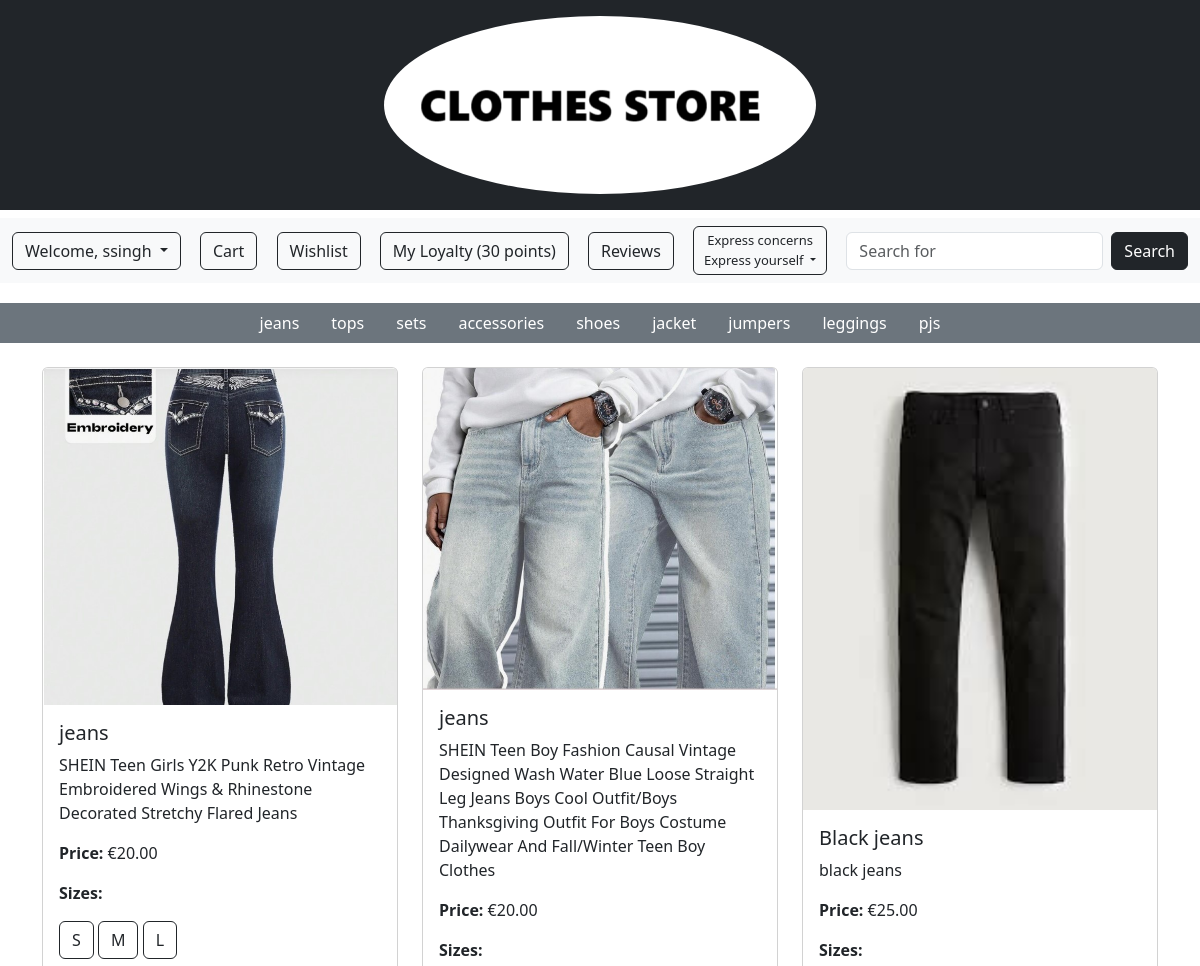
The app's page /store/kids/ (signed in, upper part), older data.
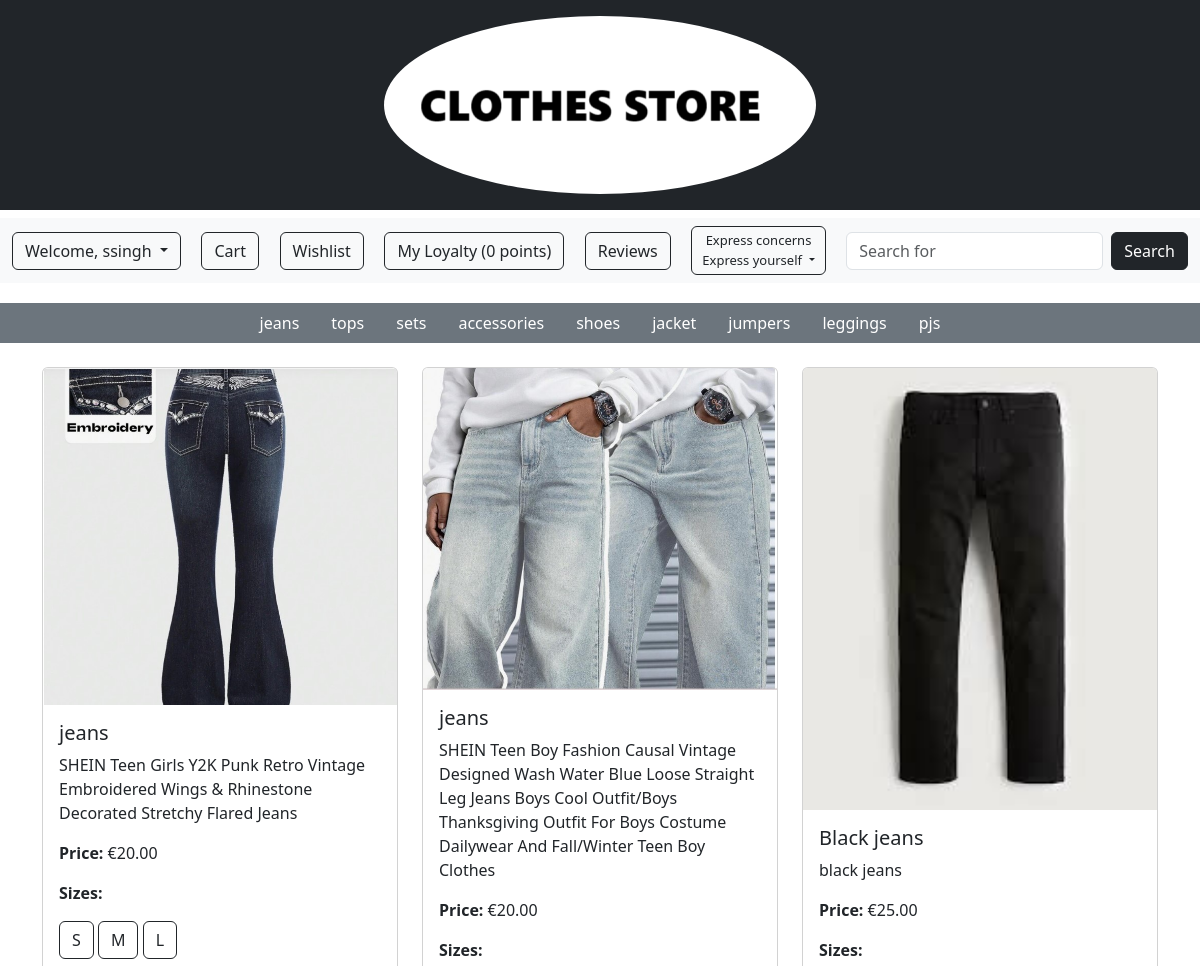
The same page, newer data.
### loyalty/models.py (models this page shows, shortened)
class Loyalty(models.Model):
    user = models.OneToOneField(
        settings.AUTH_USER_MODEL,
        on_delete=models.CASCADE,
        related_name='loyalty_account'
    )
    points = models.IntegerField(default=0)

### store/views.py (the view)
# urls.py: path('store/kids/', kids_view, name='kids'),
def kids_view(request):
    kid_category = get_object_or_404(Category, name__iexact="Kids")
    subcategories = Category.objects.filter(parent=kid_category)
    subcategory_name = request.GET.get('subcategory')
    if subcategory_name:
        subcategory = get_object_or_404(Category, name__iexact=subcategory_name, parent=kid_category)
        products = Product.objects.filter(category=subcategory)
    else:
        products = Product.objects.filter(category__in=[kid_category] + list(subcategories))
    return render(request, 'kids.html', {
        'products': products,
        'subcategories': subcategories,
    })

### cart/context_processors.py (called while the page is built)
def counter(request):
    item_count = 0
    if 'admin' in request.path:
        return {}
    else:
        try:
            cart = Cart.objects.filter(cart_id=_cart_id(request))
            cart_items = CartItem.objects.all().filter(cart=cart[:1])
            for cart_item in cart_items:
                item_count += cart_item.quantity
        except Cart.DoesNotExist:
            item_count = 0
    return {'item_count':item_count}

### cart/views.py (called while the page is built)
def _cart_id(request):
    cart = request.session.session_key
    if not cart:
        cart = request.session.create()
    return cart

### loyalty/context_processors.py (called while the page is built)
def loyalty_points(request):
    if request.user.is_authenticated:
        try:
            loyalty = Loyalty.objects.get(user=request.user)
        except Loyalty.DoesNotExist:
            loyalty = None
    else:
        loyalty = None
    return {'loyalty': loyalty}

### pages/templates/kids.html (shortened to what this page needs)
{% load static %}
<!DOCTYPE html>
<html lang="en">
<head>
    <link rel="stylesheet" href="{% static 'css/style.css' %}">
    <link href="https://cdn.jsdelivr.net/npm/bootstrap@5.3.3/dist/css/bootstrap.min.css" rel="stylesheet">
</head>
<body>
    <header class="bg-dark text-white py-3">
        <div class="container text-center">
            {% include 'header.html' %}
        </div>
    </header>
    {% include 'nav.html' %}
    <nav class="category-nav bg-secondary text-center mt-2">
        <ul class="nav justify-content-center">
            {% for subcategory in subcategories %}
                <li class="nav-item">
                    <a class="nav-link text-white {% if subcategory.name == selected_subcategory %}active{% endif %}"
                       href="?subcategory={{ subcategory.name }}">
                        {{ subcategory.name }}
                    </a>
                </li>
            {% endfor %}
        </ul>
    </nav>
    <div class="container mt-4">
        <div class="row">
            {% for product in products %}
                <div class="col-md-4 mb-4">
                    <div class="card h-100">
                        {% if product.image %}
                            <img src="{{ product.image.url }}" class="card-img-top" alt="{{ product.name }}">
                        {% else %}
                            <img src="{% static 'images/default.jpg' %}" class="card-img-top" alt="Default Image">
                        {% endif %}
                        <div class="card-body d-flex flex-column">
                            <h5 class="card-title">{{ product.name }}</h5>
                            <p class="card-text">{{ product.description }}</p>
                            <p><strong>Price:</strong> €{{ product.price }}</p>
                            <div class="size-buttons mb-3">
                                <p><strong>Sizes:</strong></p>
                                {% for size in product.sizes.all %}
                                    <button class="btn btn-outline-dark size-btn mb-1" data-product-id="{{ product.id }}" data-size-id="{{ size.id }}">
                                        {{ size.name }}
                                    </button>
                                {% endfor %}
                            </div>
                        </div>
                    </div>
                </div>
            {% empty %}
                <p class="text-center">No products available in this category.</p>
            {% endfor %}
        </div>
    </div>
</body>
</html>

### pages/templates/nav.html (shortened to what this page needs)
<!DOCTYPE html>
<html lang="en">
<head>
    <link href="https://cdn.jsdelivr.net/npm/bootstrap@5.3.0/dist/css/bootstrap.min.css" rel="stylesheet">
</head>
<body>
    <nav class="navbar navbar-expand-lg navbar-light bg-light mt-2" style="margin-bottom: 20px;">
        <div class="container-fluid d-flex justify-content-between">
            {% if user.is_authenticated %}
                <div class="dropdown">
                    <a class="btn btn-outline-dark dropdown-toggle" href="#" role="button" id="userDropdown" data-bs-toggle="dropdown" aria-expanded="false">
                        Welcome, {{ user.username }}
                    </a>
                </div>
            {% else %}
                <a class="btn btn-outline-dark" href="{% url 'cos_accounts:signin' %}" role="button">Sign In</a>
            {% endif %}
            {% if request.user.is_superuser %}
                <a href="{% url 'store:stock_management' %}" class="btn btn-outline-dark">
                    Admin Panel
                </a>
            {% elif user.is_authenticated %}
                <a href="{% url 'cart:cart_detail' %}" class="btn btn-outline-dark">
                     Cart
                </a>
                <a href="{% url 'wishlist:wishlist_view' %}">
                    <button class="btn btn-outline-dark" type="button">Wishlist</button>
                </a>
                {% if loyalty %}
                    <a href="{% url 'loyalty:view_loyalty' %}">
                        <button class="btn btn-outline-dark" type="button">
                            My Loyalty ({{ loyalty.points }} points)
                        </button>
                    </a>
                {% else %}
                    <a href="{% url 'loyalty:view_loyalty' %}">
                        <button class="btn btn-outline-dark" type="button">
                            My Loyalty (0 points)
                        </button>
                    </a>
                {% endif %}
                <a class="btn btn-outline-dark" href="{% url 'reviews' %}">Reviews</a>
                <div class="dropdown">
                    <a class="btn btn-outline-dark dropdown-toggle" style="font-size: 13px; padding: 4px 10px;" href="#" role="button" id="exploreDropdown" data-bs-toggle="dropdown" aria-expanded="false">
                        Express concerns <br>Express yourself
                    </a>
                </div>
            {% endif %}
            {% if not request.user.is_superuser %}
                <form class="d-flex" action="{% url 'search' %}" method="GET">
                    <input class="form-control me-2" type="search" name="q" placeholder="Search for" aria-label="Search">
                    <button class="btn btn-dark my-2 my-sm-0" type="submit">Search</button>
                </form>
            {% endif %}
        </div>
    </nav>
</body>
</html>

Row changes from the older to the newer data that the page shows:
changed Loyalty: points "30" → "0"
